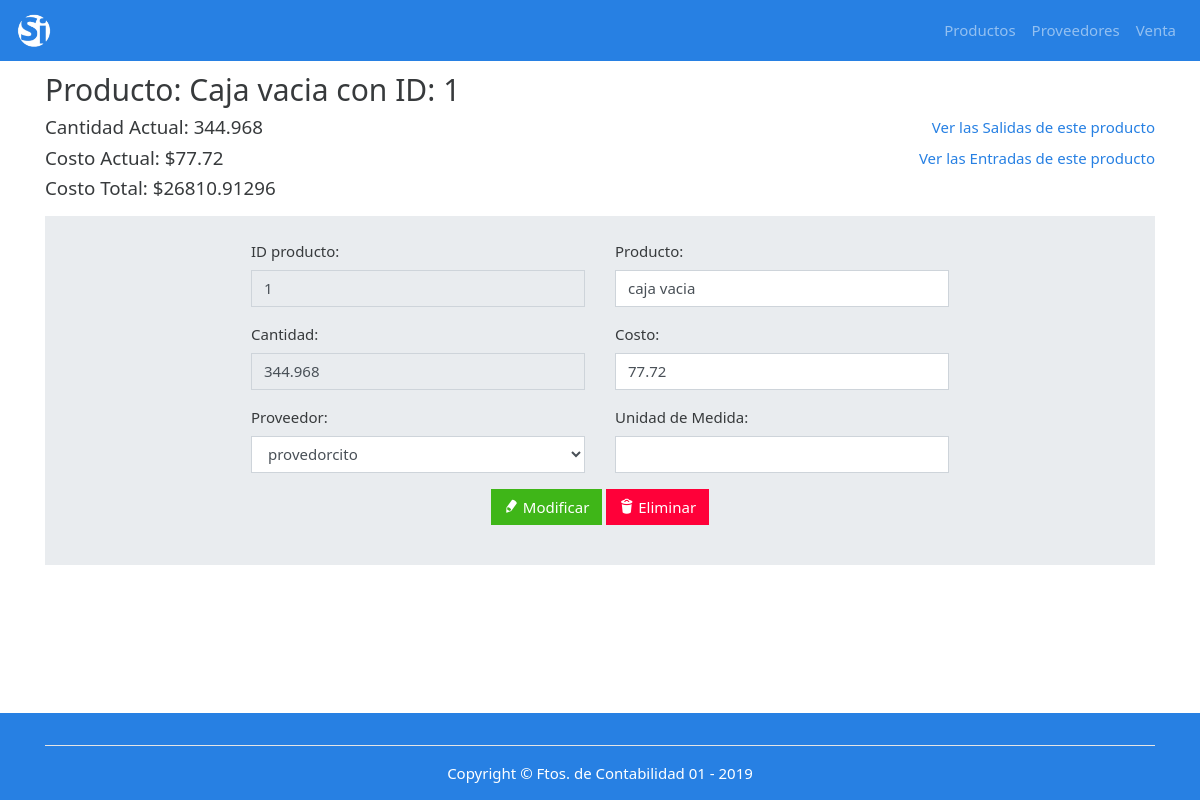
Screenshot of /index.php?p=producto&id=1 with the database file from the repository.
### tables this page shows
CREATE TABLE `productos` (
  `idProducto` int(11) NOT NULL,
  `idProveedor` int(11) DEFAULT NULL,
  `nombre` varchar(80) DEFAULT NULL,
  `precio` decimal(6,2) DEFAULT NULL,
  `cantidad` decimal(10,3) DEFAULT NULL,
  `medida` varchar(60) NOT NULL
);

### index.php (called while the page is built, shortened)
<?php
    $pagina = isset($_GET['p']) ? $_GET['p'] : 'inicio';
    require_once 'paginas/header.php';
    require_once 'paginas/' . $pagina . '.php';
    require_once 'paginas/footer.php';
 ?>

### paginas/producto.php (the view, shortened to what this page needs)
<?php
$id = $_GET['id'];
?>
    <div class="container">
       <?php
        $conexion = conectar();
        $sqlProvs = "SELECT * FROM productos where idProducto = $id";
        $resp = mysqli_query($conexion,$sqlProvs);
        while ($producto = mysqli_fetch_array($resp)):
          $prod=$producto['nombre'];
          $prodID=$producto['idProducto'];
          $prov=$producto['idProveedor'];
          $precio=$producto['precio'];
          $cantidad=$producto['cantidad'];
          $medida=$producto['medida'];
       ?>
      <p class="h2 mt-3">Producto: <?php echo ucfirst($producto['nombre']) . " con ID: " . $producto['idProducto']; ?></p>
      <a href="index.php?p=salidas&id=<?php echo $producto['idProducto']; ?>" class="float-right">Ver las Salidas de este producto</a>
      <p class="h5">Cantidad Actual: <?php echo $producto['cantidad']; ?></p>
      <a href="index.php?p=entradas&id=<?php echo $producto['idProducto']; ?>" class="float-right">Ver las Entradas de este producto</a>
      <p class="h5">Costo Actual: <?php echo "$" . $producto['precio']; ?></p>
      <p class="h5 mb-3">Costo Total: <?php echo "$" . $producto['precio'] * $producto['cantidad']; ?></p>
      <?php endwhile ?>
      <form action="" class="jumbotron p-4" method="POST">
        <div class="row justify-content-center">
          <div class="col-md-4">
            <div class="form-group">
              <label for="id">ID producto:</label>
              <input id="id" type="text" class="form-control" readonly value="<?php echo $prodID; ?>">
            </div>
          </div>
           <div class="col-md-4">
              <div class="form-group">
                <label for="producto">Producto:</label>
                <input id="producto" name="producto" type="text" class="form-control" value="<?php echo $prod; ?>">
              </div>
           </div>
        </div>
        <div class="row justify-content-center">
          <div class="col-md-4">
            <div class="form-group">
              <label for="id">Cantidad:</label>
              <input id="id" type="text" readonly class="form-control" value="<?php echo $cantidad; ?>">
            </div>
          </div>
           <div class="col-md-4">
              <div class="form-group">
                <label for="precio">Costo:</label>
                <input id="precio" name="precio" type="text" class="form-control" value="<?php echo $precio; ?>">
              </div>
           </div>
        </div>
        <div class="row  justify-content-center">
          <div class="col-md-4">
            <div class="form-group">
              <label for="proveedor">Proveedor:</label>
              <select name="proveedor" class="form-control" id="proveedor">
                <?php
                  $sqlProvs = "SELECT * FROM proveedores";
                  $resp = mysqli_query($conexion,$sqlProvs);
                  while ($provee = mysqli_fetch_array($resp)):
                ?>
                <?php
                  if ($provee['idProveedor'] == $prov):
                 ?>
                 <option value="<?php echo $provee['idProveedor'] ?>" selected="true"><?php echo $provee['nombre']; ?></option>
               <?php else: ?>
                  <option value="<?php echo $provee['idProveedor'] ?>"><?php echo $provee['nombre']; ?></option>
                <?php endif ?>
                <?php endwhile ?>
              </select>
            </div>
          </div>
           <div class="col-md-4">
              <div class="form-group">
                <label for="medida">Unidad de Medida:</label>
                <input id="medida" name="medida" type="text" class="form-control" value="<?php echo $medida; ?>">
              </div>
           </div>
        </div>
        <div class="row  justify-content-center">
          <div class="col-md-8">
            <div class="form-group text-center">
              <button type="submit" name="btnModificar" class="btn btn-success"><span class="icon-pencil"></span> Modificar</button>
              <button type="submit" name="btnEliminar" class="btn btn-danger"><span class="icon-trash"></span> Eliminar</button>
            </div>
           </div>
        </div>
      </form>
    </div>

### css/modern-business.css (style rules this page uses)
body { padding-top: 54px; }
@media (min-width: 992px) { body { padding-top: 56px; } }

### css/icomoon.css (style rules this page uses)
[class^="icon-"], [class*=" icon-"] { font-family: 'icomoon' !important; speak: none; font-style: normal; font-weight: normal; font-variant: normal; text-transform: none; line-height: 1; -webkit-font-smoothing: antialiased; -moz-osx-font-smoothing: grayscale; }
.icon-trash:before { content: "\e94f"; }
.icon-pencil:before { content: "\e9f3"; }

### rows the page displays
productos: nombre "Caja vacia", idProducto "1", cantidad "344.968", precio "77.72", $producto['precio'] * $producto['cantidad'] "26810.91296", producto "caja vacia"

### other values shown
form field proveedor "provedorcito"
